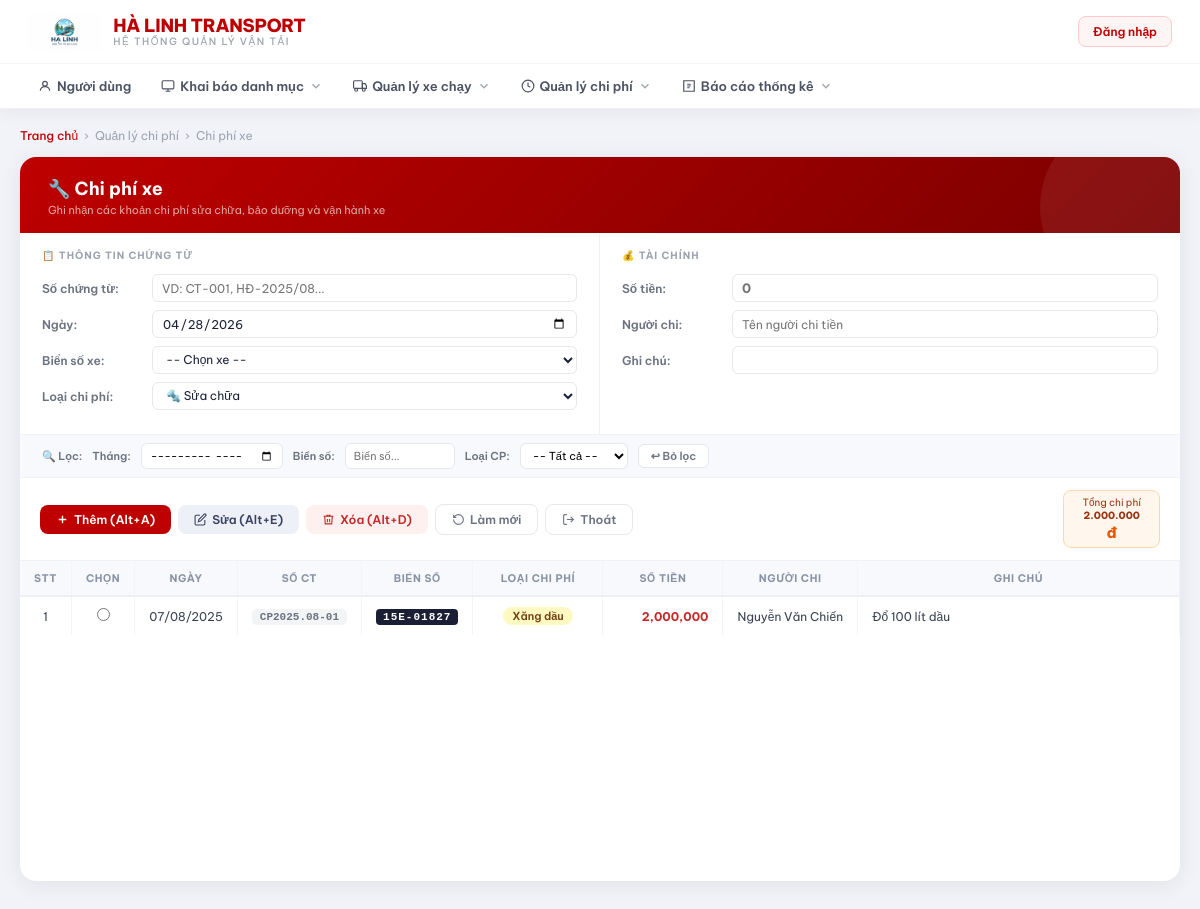
The page /chi_phi_xe.php (signed in) on the database its author committed.
### tables this page shows
CREATE TABLE `chi_phi_xe` (
  `id` int(11) NOT NULL,
  `ngay` date NOT NULL,
  `bien_so` varchar(20) DEFAULT NULL,
  `loai_chi_phi` varchar(100) DEFAULT NULL,
  `mo_ta` varchar(255) DEFAULT NULL,
  `so_tien` decimal(15,0) DEFAULT 0,
  `nguoi_chi` varchar(100) DEFAULT NULL,
  `ghi_chu` text DEFAULT NULL,
  `so_chung_tu` varchar(50) DEFAULT NULL
);

### chi_phi_xe.php (the view, shortened to what this page needs)
<?php
include 'conn.php';
$conn->query("CREATE TABLE IF NOT EXISTS `chi_phi_xe` (
    `id` int(11) NOT NULL AUTO_INCREMENT,
    `so_chung_tu` varchar(50) DEFAULT NULL,
    `ngay` date NOT NULL,
    `bien_so` varchar(20) DEFAULT NULL,
    `loai_chi_phi` varchar(100) DEFAULT NULL,
    `so_tien` decimal(15,0) DEFAULT 0,
    `nguoi_chi` varchar(100) DEFAULT NULL,
    `ghi_chu` text DEFAULT NULL,
    PRIMARY KEY (`id`)
) ENGINE=InnoDB DEFAULT CHARSET=utf8mb4 COLLATE=utf8mb4_general_ci;");
$conn->query("ALTER TABLE chi_phi_xe ADD COLUMN IF NOT EXISTS `so_chung_tu` varchar(50) DEFAULT NULL");
$res = $conn->query("SELECT * FROM chi_phi_xe ORDER BY ngay DESC, id DESC");
?>
<!DOCTYPE html>
<html lang="vi">
<head>
</head>
<body>
<?php include 'navbar.php'; ?>
<div class="page-wrapper">
    <div class="breadcrumb">
        <a href="index.php">Trang chủ</a> <span>›</span>
        <span>Quản lý chi phí</span> <span>›</span>
        <span>Chi phí xe</span>
    </div>
    <div class="card">
        <div class="card-header">
            <h1>🔧 Chi phí xe</h1>
            <p>Ghi nhận các khoản chi phí sửa chữa, bảo dưỡng và vận hành xe</p>
        </div>
        <form id="mainForm" method="POST" action="save_chi_phi_xe.php">
        <div class="form-panel">
            <div class="form-col">
                <div class="col-title">📋 Thông tin chứng từ</div>
                <div class="field-row"><label>Số chứng từ:</label><input type="text" name="so_chung_tu" id="so_chung_tu" placeholder="VD: CT-001, HĐ-2025/08..."></div>
                <div class="field-row"><label>Ngày:</label><input type="date" name="ngay" id="ngay" value="<?=date('Y-m-d')?>" required></div>
                <div class="field-row">
                    <label>Biển số xe:</label>
                    <select name="bien_so" id="bien_so">
                        <option value="">-- Chọn xe --</option>
                    </select>
                </div>
                <div class="field-row">
                    <label>Loại chi phí:</label>
                    <select name="loai_chi_phi" id="loai_chi_phi">
                        <option value="Sửa chữa">🔩 Sửa chữa</option>
                    </select>
                </div>
            </div>
            <div class="form-col">
                <div class="col-title">💰 Tài chính</div>
                <div class="field-row"><label>Số tiền:</label><input type="text" name="so_tien" id="so_tien" onkeyup="formatNum(this)" placeholder="0" style="font-weight:700;color:#c62828;font-size:13px;"></div>
                <div class="field-row"><label>Người chi:</label><input type="text" name="nguoi_chi" id="nguoi_chi" placeholder="Tên người chi tiền"></div>
                <div class="field-row"><label>Ghi chú:</label><input type="text" name="ghi_chu" id="ghi_chu"></div>
            </div>
        </div>
        <div class="filter-bar">
            <label>🔍 Lọc:</label>
            <label>Tháng:</label><input type="month" id="f_thang" onchange="filterTable()">
            <label>Biển số:</label><input type="text" id="f_bien" oninput="filterTable()" placeholder="Biển số..." style="width:110px;">
            <label>Loại CP:</label>
            <select id="f_loai" onchange="filterTable()">
                <option value="">-- Tất cả --</option>
            </select>
            <button type="button" onclick="resetFilter()" class="btn-filter">↩ Bỏ lọc</button>
        </div>
        <div class="toolbar">
            <button type="button" class="btn btn-add" onclick="submitAdd()">
                <svg width="13" height="13" fill="none" stroke="currentColor" stroke-width="2.5" viewBox="0 0 24 24"><path d="M12 5v14M5 12h14"/></svg>
                Thêm (Alt+A)
            </button>
            <button type="button" class="btn btn-edit" onclick="submitEdit()">
                <svg width="13" height="13" fill="none" stroke="currentColor" stroke-width="2" viewBox="0 0 24 24"><path d="M11 4H4a2 2 0 0 0-2 2v14a2 2 0 0 0 2 2h14a2 2 0 0 0 2-2v-7"/><path d="M18.5 2.5a2.121 2.121 0 0 1 3 3L12 15l-4 1 1-4 9.5-9.5z"/></svg>
                Sửa (Alt+E)
            </button>
            <button type="button" class="btn btn-del" onclick="deleteRow()">
                <svg width="13" height="13" fill="none" stroke="currentColor" stroke-width="2" viewBox="0 0 24 24"><polyline points="3 6 5 6 21 6"/><path d="M19 6l-1 14H6L5 6"/><path d="M10 11v6M14 11v6"/><path d="M9 6V4h6v2"/></svg>
                Xóa (Alt+D)
            </button>
            <button type="button" class="btn btn-new" onclick="clearForm()">
                <svg width="13" height="13" fill="none" stroke="currentColor" stroke-width="2" viewBox="0 0 24 24"><path d="M3 12a9 9 0 1 0 9-9 9.75 9.75 0 0 0-6.74 2.74L3 8"/><path d="M3 3v5h5"/></svg>
                Làm mới
            </button>
            <button type="button" class="btn btn-exit" onclick="window.location.href='index.php'">
                <svg width="13" height="13" fill="none" stroke="currentColor" stroke-width="2" viewBox="0 0 24 24"><path d="M9 21H5a2 2 0 0 1-2-2V5a2 2 0 0 1 2-2h4"/><polyline points="16 17 21 12 16 7"/><line x1="21" y1="12" x2="9" y2="12"/></svg>
                Thoát
            </button>
            <div class="summary-box">
                <span>Tổng chi phí</span>
                <strong><span id="sum_total">0</span> đ</strong>
            </div>
        </div>
        </form>
        <div class="grid-wrapper">
        <table id="mainTable">
        <thead><tr>
            <th width="40">Stt</th><th width="40">Chọn</th><th width="90">Ngày</th>
            <th width="120">Số CT</th><th width="110">Biển số</th>
            <th width="130">Loại chi phí</th><th width="120">Số tiền</th>
            <th width="130">Người chi</th><th>Ghi chú</th>
        </tr></thead>
        <tbody id="tableBody">
        <?php
        $loaiBadge = ['Sửa chữa'=>'loai-sc','Bảo dưỡng'=>'loai-bd','Xăng dầu'=>'loai-xd','Phí đường bộ'=>'loai-pb','Phí cầu phà'=>'loai-cp','Bảo hiểm'=>'loai-bh','Đăng kiểm'=>'loai-dk'];
        $stt=1;
        while($r=$res->fetch_assoc()):
            $lc = $loaiBadge[$r['loai_chi_phi']] ?? 'loai-kh';
        ?>
        <tr onclick="selectRow(this)"
            data-id="<?=$r['id']?>" data-ngay="<?=$r['ngay']?>"
            data-sct="<?=htmlspecialchars($r['so_chung_tu']??'')?>"
            data-bien="<?=htmlspecialchars($r['bien_so']??'')?>"
            data-loai="<?=htmlspecialchars($r['loai_chi_phi']??'')?>"
            data-tien="<?=$r['so_tien']?>"
            data-nguoi="<?=htmlspecialchars($r['nguoi_chi']??'')?>"
            data-ghichu="<?=htmlspecialchars($r['ghi_chu']??'')?>">
            <td><?=$stt++?></td>
            <td><input type="radio" name="row_select" value="<?=$r['id']?>" onclick="event.stopPropagation();"></td>
            <td><?=date('d/m/Y',strtotime($r['ngay']))?></td>
            <td><span class="ct-badge"><?=htmlspecialchars($r['so_chung_tu']??'')?></span></td>
            <td><span class="plate"><?=htmlspecialchars($r['bien_so']??'')?></span></td>
            <td><span class="loai-badge <?=$lc?>"><?=htmlspecialchars($r['loai_chi_phi']??'')?></span></td>
            <td class="money"><?=number_format($r['so_tien'])?></td>
            <td class="td-left"><?=htmlspecialchars($r['nguoi_chi']??'')?></td>
            <td class="td-left"><?=htmlspecialchars($r['ghi_chu']??'')?></td>
        </tr>
        <?php endwhile; ?>
        </tbody>
        </table>
        </div>
    </div>
</div>
</body>
</html>

### navbar.php (style rules this page uses)
*, *::before, *::after { box-sizing: border-box; }

### rows shown on the page
chi_phi_xe: ngay "07/08/2025", so_chung_tu "CP2025.08-01", bien_so "15E-01827", loai_chi_phi "Xăng dầu", so_tien "2,000,000", nguoi_chi "Nguyễn Văn Chiến", ghi_chu "Đổ 100 lít dầu"
